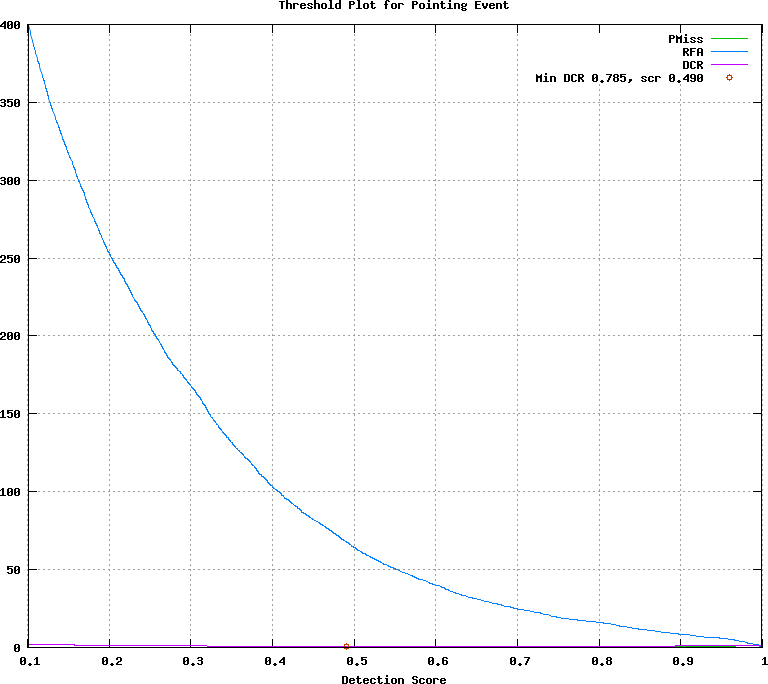

Generate this figure with gnuplot:
## GNUPLOT command file
set terminal postscript color
set style data lines
set title 'Threshold Plot for Pointing Event'
set xlabel 'Detection Score'
set grid
set size ratio 0.85
plot [0.101000:0.999000]  \
  'test.det.Pointing_Event.dat.1' using 1:4 title 'PMiss' with lines lt 2, \
  'test.det.Pointing_Event.dat.1' using 1:5 title 'RFA' with lines lt 3, \
  'test.det.Pointing_Event.dat.1' using 1:6 title 'DCR' with lines lt 4, \
  'test.det.Pointing_Event.dat.2' using 1:2 title 'Min DCR 0.785, scr 0.490' with points lt 6
